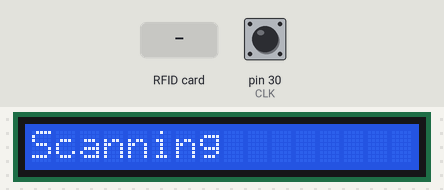
Simulated run of this sketch. Board: Arduino Mega 2560, built with avr-gcc and run on an emulated ATmega2560. Parts: 16×1 character LCD. The test bench sets the inputs (shaded band); at power-on: pin 30 (CLK) HIGH. What the sketch prints to the serial monitor is not drawn.

Above: at 1.3 s.
1.4 s: RFID card 33 27 8B 1A held to the reader
At 1.9 s:
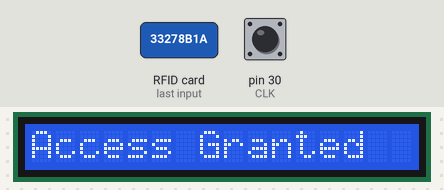
2.9 s: RFID card 5E 7A 19 C4 held to the reader
At 3.7 s:
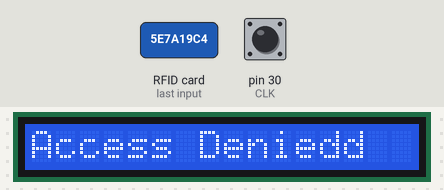
Timing chart, 0 to 5.9 s (numbered marks = the images above; inputs shaded):
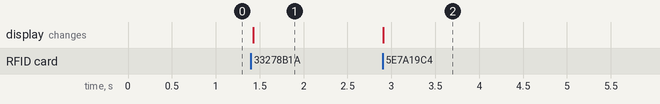

The sketch:

Arduino_Multi-Function_Control.ino
```cpp
// Multi-function Arduino
#include "Servo.h"
#include "MFRC522.h"
#include "Stepper.h"
#include "AccelStepper.h"
#include "LiquidCrystal.h"
#include "IRremote.h"
#include "SPI.h"

#define RST_PIN 5
#define SS_PIN  53

#define STEPS 2048
#define receiver 40
#define motorSpeed 17

#define CLK  30
#define DT  31
#define SW  32

Servo servo;
IRrecv remote(receiver);
decode_results results;
MFRC522 card(SS_PIN, RST_PIN);
Stepper stepper(STEPS, 45, 46, 47, 48);

LiquidCrystal lcd(7,8,9,10,11,12);

int lastCLK, currentCLK, buttonState;
int counter = 0;
String counterDir = "";
unsigned long lastButtonPressed;

void setup () {
  Serial.begin(9600);
  Serial.setTimeout(10);
  // RFID CARD DETAILS
  while (Serial.available() ) {};  // do nothing if no serial port is opened
  SPI.begin();
  card.PCD_Init();
  card.PCD_DumpVersionToSerial();

  // STEPPER MOTOR DETAILS
  stepper.setSpeed(motorSpeed);

  // IR REMOTE DETAILS
  remote.enableIRIn();

  // ROTARY ENCODER DETAILS
  lastCLK = digitalRead(CLK);

  // LCD DETAILS
  lcd.begin(16,1);
  lcd.setCursor(0,1);
  lcd.print("Scanning");
}

void loop () {
RFID_reader();
}

void RFID_reader() {
  //check for available cards
  if (!card.PICC_IsNewCardPresent()) {
    return;
  }

  // if available read card serial
  if (!card.PICC_ReadCardSerial()) {
    return;
  }

  // processing the received card UID for authentication
  Serial.print("Card UID:   ");
  String content;
  byte letter;
  for (byte a = 0; a < card.uid.size; a++) {
    Serial.print(card.uid.uidByte[a] < 0x10 ? " 0" : " ");
    Serial.print(card.uid.uidByte[a], HEX);
    content.concat(String(card.uid.uidByte[a] < 0x10 ? " 0" : " "));
    content.concat(String(card.uid.uidByte[a], HEX));
  }
  Serial.println();
  Serial.print("Message:   ");
  content.toUpperCase();
  if (content.substring(1) == "33 27 8B 1A") {
    Serial.println("Access Granted");
    lcd.setCursor(0,1);
    lcd.print("Access Granted");
    Serial.write("granted");
  }
  else {
    Serial.println("Access Denied");
    lcd.setCursor(0,1);
    lcd.print("Access Denied");
    Serial.write("denied");
  }
}

void Run_Stepper() {
  stepper.step(STEPS / 4);
  delay(500);
  stepper.step(-STEPS / 4);
  delay(500);
}

void IR_remote() {
  if (remote.decode(&results)) {
    // Serial.println(results.value, HEX);
    switch (results.value) {
      case 0xFF697D:
        Serial.println("You pressed 0");     // check HEX values later
        break;

      case 0xFF897A:
        Serial.println("You pressed 1");        // check HEX values later
        break;

    default:
        Serial.print("You pressed a key");
        break;
    }
  }
}

void Rotary_Encoder () {
  currentCLK = digitalRead(CLK);

  if (lastCLK != currentCLK && currentCLK == 1) {
    if (digitalRead(DT) != lastCLK) {
      counter --;
      counterDir = "CCW";
    }
    else {
      counter ++;
      counterDir = "CW";
    }
    Serial.print("Counter:  ");
    Serial.print(counter);
    Serial.print("   |  Direction:   ");
    Serial.println(counterDir);
  }
  lastCLK = currentCLK;
  buttonState = digitalRead(SW);
  if (buttonState == LOW) {
    if (millis() - lastButtonPressed > 50) {
      Serial.println("Button Pressed");
    }
    lastButtonPressed =  millis();
  }
  delay(1);
}

void Servo_Laser_Turret() {
  // pass
}

int parseDataX_Servo(String data) {
  data.remove(data.indexOf("Y"));
  data.remove(data.indexOf("X"),1);
  return data.toInt();
}

int parseDataY_Servo(String data) {
  data.remove(data.indexOf("X"));
  return data.toInt();
}


/*LIST OF ALL WORKING FUNCTIONS
 1. RFID CARD READER
 2. LCD INTEGRATION WITH RFID CARD READER

 */
```

Measured:
- after the input at 1.4 s, the display: changes at once (image 1)
- after the input at 2.9 s, the display: changes at once (image 2)
